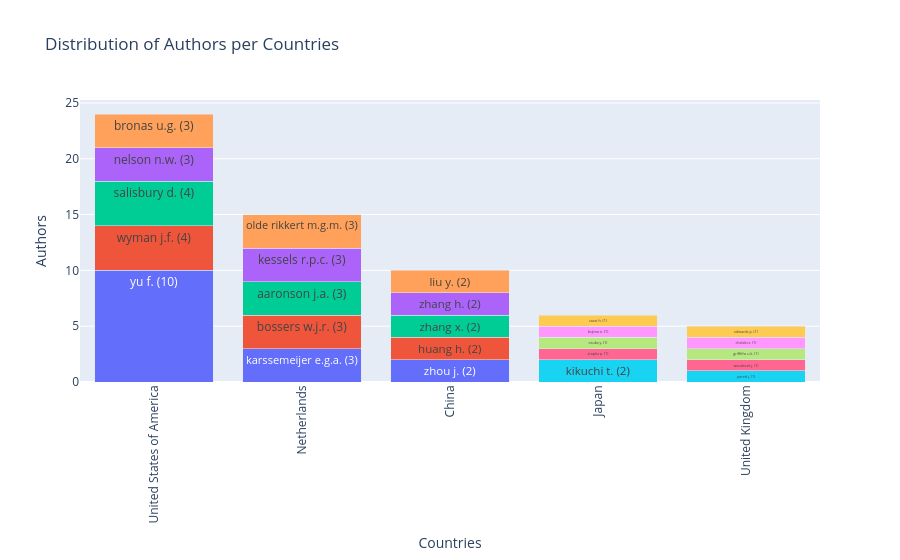

This figure's notebook cell:
### Code cell
bibfile.plot_count_y_per_x(view = 'notebook', rmv_unknowns = True, x = 'cout', y = 'aut', topn_x = 5, topn_y = 5, text_font_size = 12, x_angle = -90)

### Figure 1 — Plotly figure (JSON) as saved in the notebook; plotly's stock layout.template omitted (floating-point values rounded to 4 significant figures)
{"data": [{"hoverinfo": "x+y+text", "name": "zhou j.", "text": "zhou j. (2)", "textfont": {"size": 12}, "textposition": "inside", "type": "bar", "x": ["China"], "y": [2]}, {"hoverinfo": "x+y+text", "name": "huang h.", "text": "huang h. (2)", "textfont": {"size": 12}, "textposition": "inside", "type": "bar", "x": ["China"], "y": [2]}, {"hoverinfo": "x+y+text", "name": "zhang x.", "text": "zhang x. (2)", "textfont": {"size": 12}, "textposition": "inside", "type": "bar", "x": ["China"], "y": [2]}, {"hoverinfo": "x+y+text", "name": "zhang h.", "text": "zhang h. (2)", "textfont": {"size": 12}, "textposition": "inside", "type": "bar", "x": ["China"], "y": [2]}, {"hoverinfo": "x+y+text", "name": "liu y.", "text": "liu y. (2)", "textfont": {"size": 12}, "textposition": "inside", "type": "bar", "x": ["China"], "y": [2]}, {"hoverinfo": "x+y+text", "name": "kikuchi t.", "text": "kikuchi t. (2)", "textfont": {"size": 12}, "textposition": "inside", "type": "bar", "x": ["Japan"], "y": [2]}, {"hoverinfo": "x+y+text", "name": "stopka p.", "text": "stopka p. (1)", "textfont": {"size": 12}, "textposition": "inside", "type": "bar", "x": ["Japan"], "y": [1]}, {"hoverinfo": "x+y+text", "name": "osuka y.", "text": "osuka y. (1)", "textfont": {"size": 12}, "textposition": "inside", "type": "bar", "x": ["Japan"], "y": [1]}, {"hoverinfo": "x+y+text", "name": "kojima n.", "text": "kojima n. (1)", "textfont": {"size": 12}, "textposition": "inside", "type": "bar", "x": ["Japan"], "y": [1]}, {"hoverinfo": "x+y+text", "name": "sasai h.", "text": "sasai h. (1)", "textfont": {"size": 12}, "textposition": "inside", "type": "bar", "x": ["Japan"], "y": [1]}, {"hoverinfo": "x+y+text", "name": "karssemeijer e.g.a.", "text": "karssemeijer e.g.a. (3)", "textfont": {"size": 12}, "textposition": "inside", "type": "bar", "x": ["Netherlands"], "y": [3]}, {"hoverinfo": "x+y+text", "name": "bossers w.j.r.", "text": "bossers w.j.r. (3)", "textfont": {"size": 12}, "textposition": "inside", "type": "bar", "x": ["Netherlands"], "y": [3]}, {"hoverinfo": "x+y+text", "name": "aaronson j.a.", "text": "aaronson j.a. (3)", "textfont": {"size": 12}, "textposition": "inside", "type": "bar", "x": ["Netherlands"], "y": [3]}, {"hoverinfo": "x+y+text", "name": "kessels r.p.c.", "text": "kessels r.p.c. (3)", "textfont": {"size": 12}, "textposition": "inside", "type": "bar", "x": ["Netherlands"], "y": [3]}, {"hoverinfo": "x+y+text", "name": "olde rikkert m.g.m.", "text": "olde rikkert m.g.m. (3)", "textfont": {"size": 12}, "textposition": "inside", "type": "bar", "x": ["Netherlands"], "y": [3]}, {"hoverinfo": "x+y+text", "name": "jarrett j.", "text": "jarrett j. (1)", "textfont": {"size": 12}, "textposition": "inside", "type": "bar", "x": ["United Kingdom"], "y": [1]}, {"hoverinfo": "x+y+text", "name": "woodcock j.", "text": "woodcock j. (1)", "textfont": {"size": 12}, "textposition": "inside", "type": "bar", "x": ["United Kingdom"], "y": [1]}, {"hoverinfo": "x+y+text", "name": "griffiths u.k.", "text": "griffiths u.k. (1)", "textfont": {"size": 12}, "textposition": "inside", "type": "bar", "x": ["United Kingdom"], "y": [1]}, {"hoverinfo": "x+y+text", "name": "chalabi z.", "text": "chalabi z. (1)", "textfont": {"size": 12}, "textposition": "inside", "type": "bar", "x": ["United Kingdom"], "y": [1]}, {"hoverinfo": "x+y+text", "name": "edwards p.", "text": "edwards p. (1)", "textfont": {"size": 12}, "textposition": "inside", "type": "bar", "x": ["United Kingdom"], "y": [1]}, {"hoverinfo": "x+y+text", "name": "yu f.", "text": "yu f. (10)", "textfont": {"size": 12}, "textposition": "inside", "type": "bar", "x": ["United States of America"], "y": [10]}, {"hoverinfo": "x+y+text", "name": "wyman j.f.", "text": "wyman j.f. (4)", "textfont": {"size": 12}, "textposition": "inside", "type": "bar", "x": ["United States of America"], "y": [4]}, {"hoverinfo": "x+y+text", "name": "salisbury d.", "text": "salisbury d. (4)", "textfont": {"size": 12}, "textposition": "inside", "type": "bar", "x": ["United States of America"], "y": [4]}, {"hoverinfo": "x+y+text", "name": "nelson n.w.", "text": "nelson n.w. (3)", "textfont": {"size": 12}, "textposition": "inside", "type": "bar", "x": ["United States of America"], "y": [3]}, {"hoverinfo": "x+y+text", "name": "bronas u.g.", "text": "bronas u.g. (3)", "textfont": {"size": 12}, "textposition": "inside", "type": "bar", "x": ["United States of America"], "y": [3]}], "layout": {"barmode": "stack", "showlegend": false, "title": {"text": "Distribution of Authors per Countries"}, "xaxis": {"categoryorder": "total descending", "tickangle": -90, "title": {"text": "Countries"}}, "yaxis": {"title": {"text": "Authors"}}}}
